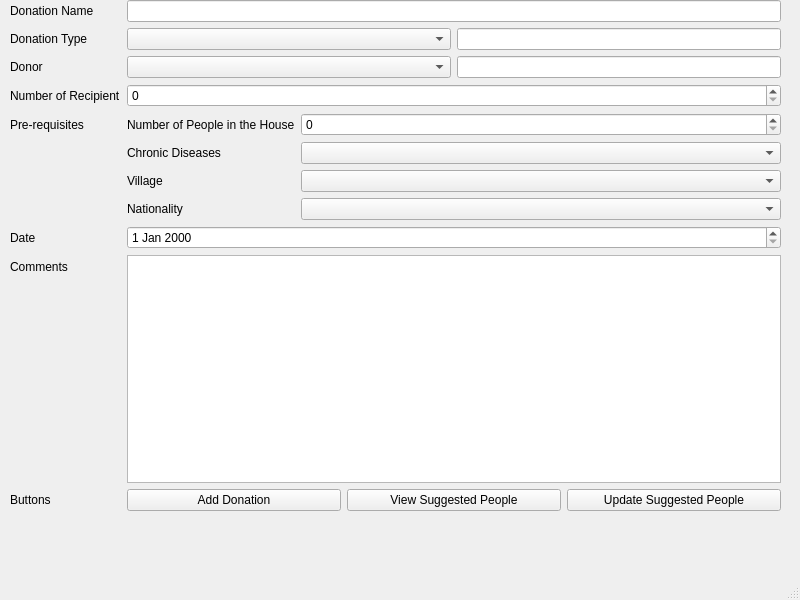
<?xml version="1.0" encoding="UTF-8"?>
<ui version="4.0">
 <class>MainWindow</class>
 <widget class="QMainWindow" name="MainWindow">
  <property name="geometry">
   <rect>
    <x>0</x>
    <y>0</y>
    <width>800</width>
    <height>600</height>
   </rect>
  </property>
  <property name="windowTitle">
   <string>MainWindow</string>
  </property>
  <widget class="QWidget" name="centralwidget">
   <widget class="QWidget" name="formLayoutWidget">
    <property name="geometry">
     <rect>
      <x>10</x>
      <y>0</y>
      <width>771</width>
      <height>511</height>
     </rect>
    </property>
    <layout class="QFormLayout" name="formLayout">
     <item row="0" column="0">
      <widget class="QLabel" name="label">
       <property name="text">
        <string>Donation Name</string>
       </property>
      </widget>
     </item>
     <item row="0" column="1">
      <widget class="QLineEdit" name="lineEdit"/>
     </item>
     <item row="1" column="0">
      <widget class="QLabel" name="label_2">
       <property name="text">
        <string>Donation Type</string>
       </property>
      </widget>
     </item>
     <item row="1" column="1">
      <layout class="QHBoxLayout" name="horizontalLayout">
       <item>
        <widget class="QComboBox" name="comboBox"/>
       </item>
       <item>
        <widget class="QLineEdit" name="lineEdit_2">
         <property name="sizePolicy">
          <sizepolicy hsizetype="Preferred" vsizetype="Fixed">
           <horstretch>0</horstretch>
           <verstretch>0</verstretch>
          </sizepolicy>
         </property>
        </widget>
       </item>
      </layout>
     </item>
     <item row="2" column="0">
      <widget class="QLabel" name="label_3">
       <property name="text">
        <string>Donor</string>
       </property>
      </widget>
     </item>
     <item row="2" column="1">
      <layout class="QHBoxLayout" name="horizontalLayout_3">
       <item>
        <widget class="QComboBox" name="comboBox_3"/>
       </item>
       <item>
        <widget class="QLineEdit" name="lineEdit_4">
         <property name="sizePolicy">
          <sizepolicy hsizetype="Preferred" vsizetype="Fixed">
           <horstretch>0</horstretch>
           <verstretch>0</verstretch>
          </sizepolicy>
         </property>
        </widget>
       </item>
      </layout>
     </item>
     <item row="3" column="0">
      <widget class="QLabel" name="label_4">
       <property name="text">
        <string>Number of Recipient</string>
       </property>
      </widget>
     </item>
     <item row="3" column="1">
      <widget class="QSpinBox" name="spinBox"/>
     </item>
     <item row="4" column="0">
      <widget class="QLabel" name="label_5">
       <property name="text">
        <string>Pre-requisites</string>
       </property>
      </widget>
     </item>
     <item row="4" column="1">
      <layout class="QVBoxLayout" name="verticalLayout">
       <item>
        <layout class="QFormLayout" name="formLayout_2">
         <item row="0" column="0">
          <widget class="QLabel" name="label_7">
           <property name="text">
            <string>Number of People in the House</string>
           </property>
          </widget>
         </item>
         <item row="1" column="0">
          <widget class="QLabel" name="label_8">
           <property name="text">
            <string>Chronic Diseases</string>
           </property>
          </widget>
         </item>
         <item row="2" column="0">
          <widget class="QLabel" name="label_9">
           <property name="text">
            <string>Village</string>
           </property>
          </widget>
         </item>
         <item row="3" column="0">
          <widget class="QLabel" name="label_10">
           <property name="text">
            <string>Nationality</string>
           </property>
          </widget>
         </item>
         <item row="0" column="1">
          <widget class="QSpinBox" name="spinBox_2"/>
         </item>
         <item row="2" column="1">
          <widget class="QComboBox" name="comboBox_5"/>
         </item>
         <item row="3" column="1">
          <widget class="QComboBox" name="comboBox_6"/>
         </item>
         <item row="1" column="1">
          <widget class="QComboBox" name="comboBox_4"/>
         </item>
        </layout>
       </item>
      </layout>
     </item>
     <item row="5" column="0">
      <widget class="QLabel" name="label_6">
       <property name="text">
        <string>Date</string>
       </property>
      </widget>
     </item>
     <item row="5" column="1">
      <widget class="QDateEdit" name="dateEdit"/>
     </item>
     <item row="7" column="0">
      <widget class="QLabel" name="label_11">
       <property name="text">
        <string>Buttons</string>
       </property>
      </widget>
     </item>
     <item row="7" column="1">
      <layout class="QHBoxLayout" name="horizontalLayout_4">
       <item>
        <widget class="QPushButton" name="pushButton_3">
         <property name="text">
          <string>Add Donation</string>
         </property>
        </widget>
       </item>
       <item>
        <widget class="QPushButton" name="pushButton_2">
         <property name="text">
          <string>View Suggested People</string>
         </property>
        </widget>
       </item>
       <item>
        <widget class="QPushButton" name="pushButton">
         <property name="text">
          <string>Update Suggested People</string>
         </property>
        </widget>
       </item>
      </layout>
     </item>
     <item row="6" column="0">
      <widget class="QLabel" name="label_12">
       <property name="text">
        <string>Comments</string>
       </property>
      </widget>
     </item>
     <item row="6" column="1">
      <widget class="QTextEdit" name="textEdit"/>
     </item>
    </layout>
   </widget>
  </widget>
  <widget class="QMenuBar" name="menubar">
   <property name="geometry">
    <rect>
     <x>0</x>
     <y>0</y>
     <width>800</width>
     <height>22</height>
    </rect>
   </property>
  </widget>
  <widget class="QStatusBar" name="statusbar"/>
 </widget>
 <resources/>
 <connections/>
</ui>
